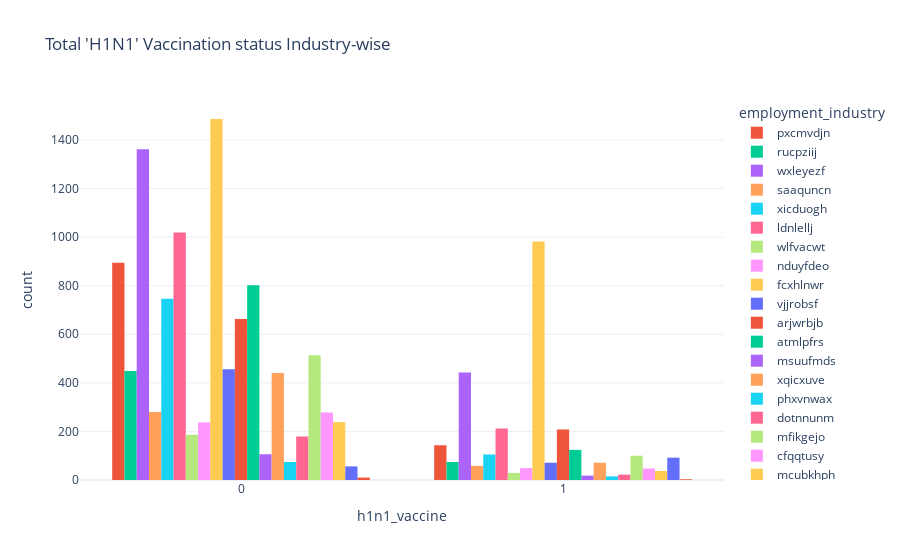

Here is the notebook cell this chart was saved with:
### Code cell
h1_industry = px.histogram(combined, x='h1n1_vaccine', color='employment_industry',
                   barmode='group', histfunc='count', template='plotly_white',
                           
                  title="Total 'H1N1' Vaccination status Industry-wise")

h1_industry.show()

### Figure 1 — Plotly figure (JSON) as saved in the notebook; plotly's stock layout.template omitted (floating-point values rounded to 4 significant figures; data arrays with more than 128 entries replaced by an {"elided": "..."} marker saying what was removed)
{"data": [{"alignmentgroup": "True", "bingroup": "x", "histfunc": "count", "hovertemplate": "employment_industry=pxcmvdjn<br>h1n1_vaccine=%{x}<br>count=%{y}<extra></extra>", "legendgroup": "pxcmvdjn", "marker": {"color": "#EF553B", "pattern": {"shape": ""}}, "name": "pxcmvdjn", "offsetgroup": "pxcmvdjn", "orientation": "v", "showlegend": true, "type": "histogram", "x": {"elided": "1037 int values"}, "xaxis": "x", "yaxis": "y"}, {"alignmentgroup": "True", "bingroup": "x", "histfunc": "count", "hovertemplate": "employment_industry=rucpziij<br>h1n1_vaccine=%{x}<br>count=%{y}<extra></extra>", "legendgroup": "rucpziij", "marker": {"color": "#00cc96", "pattern": {"shape": ""}}, "name": "rucpziij", "offsetgroup": "rucpziij", "orientation": "v", "showlegend": true, "type": "histogram", "x": {"elided": "523 int values"}, "xaxis": "x", "yaxis": "y"}, {"alignmentgroup": "True", "bingroup": "x", "histfunc": "count", "hovertemplate": "employment_industry=wxleyezf<br>h1n1_vaccine=%{x}<br>count=%{y}<extra></extra>", "legendgroup": "wxleyezf", "marker": {"color": "#ab63fa", "pattern": {"shape": ""}}, "name": "wxleyezf", "offsetgroup": "wxleyezf", "orientation": "v", "showlegend": true, "type": "histogram", "x": {"elided": "1804 int values"}, "xaxis": "x", "yaxis": "y"}, {"alignmentgroup": "True", "bingroup": "x", "histfunc": "count", "hovertemplate": "employment_industry=saaquncn<br>h1n1_vaccine=%{x}<br>count=%{y}<extra></extra>", "legendgroup": "saaquncn", "marker": {"color": "#FFA15A", "pattern": {"shape": ""}}, "name": "saaquncn", "offsetgroup": "saaquncn", "orientation": "v", "showlegend": true, "type": "histogram", "x": {"elided": "338 int values"}, "xaxis": "x", "yaxis": "y"}, {"alignmentgroup": "True", "bingroup": "x", "histfunc": "count", "hovertemplate": "employment_industry=xicduogh<br>h1n1_vaccine=%{x}<br>count=%{y}<extra></extra>", "legendgroup": "xicduogh", "marker": {"color": "#19d3f3", "pattern": {"shape": ""}}, "name": "xicduogh", "offsetgroup": "xicduogh", "orientation": "v", "showlegend": true, "type": "histogram", "x": {"elided": "851 int values"}, "xaxis": "x", "yaxis": "y"}, {"alignmentgroup": "True", "bingroup": "x", "histfunc": "count", "hovertemplate": "employment_industry=ldnlellj<br>h1n1_vaccine=%{x}<br>count=%{y}<extra></extra>", "legendgroup": "ldnlellj", "marker": {"color": "#FF6692", "pattern": {"shape": ""}}, "name": "ldnlellj", "offsetgroup": "ldnlellj", "orientation": "v", "showlegend": true, "type": "histogram", "x": {"elided": "1231 int values"}, "xaxis": "x", "yaxis": "y"}, {"alignmentgroup": "True", "bingroup": "x", "histfunc": "count", "hovertemplate": "employment_industry=wlfvacwt<br>h1n1_vaccine=%{x}<br>count=%{y}<extra></extra>", "legendgroup": "wlfvacwt", "marker": {"color": "#B6E880", "pattern": {"shape": ""}}, "name": "wlfvacwt", "offsetgroup": "wlfvacwt", "orientation": "v", "showlegend": true, "type": "histogram", "x": {"elided": "215 int values"}, "xaxis": "x", "yaxis": "y"}, {"alignmentgroup": "True", "bingroup": "x", "histfunc": "count", "hovertemplate": "employment_industry=nduyfdeo<br>h1n1_vaccine=%{x}<br>count=%{y}<extra></extra>", "legendgroup": "nduyfdeo", "marker": {"color": "#FF97FF", "pattern": {"shape": ""}}, "name": "nduyfdeo", "offsetgroup": "nduyfdeo", "orientation": "v", "showlegend": true, "type": "histogram", "x": {"elided": "286 int values"}, "xaxis": "x", "yaxis": "y"}, {"alignmentgroup": "True", "bingroup": "x", "histfunc": "count", "hovertemplate": "employment_industry=fcxhlnwr<br>h1n1_vaccine=%{x}<br>count=%{y}<extra></extra>", "legendgroup": "fcxhlnwr", "marker": {"color": "#FECB52", "pattern": {"shape": ""}}, "name": "fcxhlnwr", "offsetgroup": "fcxhlnwr", "orientation": "v", "showlegend": true, "type": "histogram", "x": {"elided": "2468 int values"}, "xaxis": "x", "yaxis": "y"}, {"alignmentgroup": "True", "bingroup": "x", "histfunc": "count", "hovertemplate": "employment_industry=vjjrobsf<br>h1n1_vaccine=%{x}<br>count=%{y}<extra></extra>", "legendgroup": "vjjrobsf", "marker": {"color": "#636efa", "pattern": {"shape": ""}}, "name": "vjjrobsf", "offsetgroup": "vjjrobsf", "orientation": "v", "showlegend": true, "type": "histogram", "x": {"elided": "527 int values"}, "xaxis": "x", "yaxis": "y"}, {"alignmentgroup": "True", "bingroup": "x", "histfunc": "count", "hovertemplate": "employment_industry=arjwrbjb<br>h1n1_vaccine=%{x}<br>count=%{y}<extra></extra>", "legendgroup": "arjwrbjb", "marker": {"color": "#EF553B", "pattern": {"shape": ""}}, "name": "arjwrbjb", "offsetgroup": "arjwrbjb", "orientation": "v", "showlegend": true, "type": "histogram", "x": {"elided": "871 int values"}, "xaxis": "x", "yaxis": "y"}, {"alignmentgroup": "True", "bingroup": "x", "histfunc": "count", "hovertemplate": "employment_industry=atmlpfrs<br>h1n1_vaccine=%{x}<br>count=%{y}<extra></extra>", "legendgroup": "atmlpfrs", "marker": {"color": "#00cc96", "pattern": {"shape": ""}}, "name": "atmlpfrs", "offsetgroup": "atmlpfrs", "orientation": "v", "showlegend": true, "type": "histogram", "x": {"elided": "926 int values"}, "xaxis": "x", "yaxis": "y"}, {"alignmentgroup": "True", "bingroup": "x", "histfunc": "count", "hovertemplate": "employment_industry=msuufmds<br>h1n1_vaccine=%{x}<br>count=%{y}<extra></extra>", "legendgroup": "msuufmds", "marker": {"color": "#ab63fa", "pattern": {"shape": ""}}, "name": "msuufmds", "offsetgroup": "msuufmds", "orientation": "v", "showlegend": true, "type": "histogram", "x": [0, 0, 0, 0, 1, 0, 0, 0, 0, 0, 0, 0, 0, 0, 0, 0, 0, 0, 0, 0, 1, 0, 1, 1, 0, 0, 1, 0, 0, 1, 0, 0, 0, 0, 0, 0, 0, 0, 0, 0, 0, 0, 0, 0, 0, 0, 1, 0, 1, 0, 0, 0, 0, 0, 0, 0, 0, 0, 0, 0, 0, 0, 1, 0, 0, 0, 0, 0, 0, 0, 0, 1, 1, 0, 0, 0, 0, 0, 0, 0, 0, 0, 0, 0, 0, 0, 0, 0, 0, 1, 0, 0, 0, 0, 0, 0, 0, 0, 0, 1, 0, 0, 0, 0, 0, 0, 0, 0, 0, 0, 0, 1, 0, 1, 0, 1, 0, 0, 0, 1, 0, 0, 0, 1], "xaxis": "x", "yaxis": "y"}, {"alignmentgroup": "True", "bingroup": "x", "histfunc": "count", "hovertemplate": "employment_industry=xqicxuve<br>h1n1_vaccine=%{x}<br>count=%{y}<extra></extra>", "legendgroup": "xqicxuve", "marker": {"color": "#FFA15A", "pattern": {"shape": ""}}, "name": "xqicxuve", "offsetgroup": "xqicxuve", "orientation": "v", "showlegend": true, "type": "histogram", "x": {"elided": "511 int values"}, "xaxis": "x", "yaxis": "y"}, {"alignmentgroup": "True", "bingroup": "x", "histfunc": "count", "hovertemplate": "employment_industry=phxvnwax<br>h1n1_vaccine=%{x}<br>count=%{y}<extra></extra>", "legendgroup": "phxvnwax", "marker": {"color": "#19d3f3", "pattern": {"shape": ""}}, "name": "phxvnwax", "offsetgroup": "phxvnwax", "orientation": "v", "showlegend": true, "type": "histogram", "x": [1, 0, 0, 0, 0, 0, 0, 0, 0, 0, 0, 1, 0, 0, 0, 0, 0, 0, 0, 0, 0, 0, 1, 0, 0, 0, 0, 0, 0, 1, 1, 0, 1, 0, 0, 1, 0, 0, 0, 0, 1, 0, 0, 0, 0, 1, 1, 1, 1, 0, 0, 0, 0, 0, 0, 0, 0, 0, 0, 0, 0, 0, 0, 1, 0, 0, 0, 1, 0, 0, 0, 0, 0, 0, 0, 0, 0, 0, 0, 0, 0, 0, 0, 0, 0, 0, 0, 1, 0], "xaxis": "x", "yaxis": "y"}, {"alignmentgroup": "True", "bingroup": "x", "histfunc": "count", "hovertemplate": "employment_industry=dotnnunm<br>h1n1_vaccine=%{x}<br>count=%{y}<extra></extra>", "legendgroup": "dotnnunm", "marker": {"color": "#FF6692", "pattern": {"shape": ""}}, "name": "dotnnunm", "offsetgroup": "dotnnunm", "orientation": "v", "showlegend": true, "type": "histogram", "x": {"elided": "201 int values"}, "xaxis": "x", "yaxis": "y"}, {"alignmentgroup": "True", "bingroup": "x", "histfunc": "count", "hovertemplate": "employment_industry=mfikgejo<br>h1n1_vaccine=%{x}<br>count=%{y}<extra></extra>", "legendgroup": "mfikgejo", "marker": {"color": "#B6E880", "pattern": {"shape": ""}}, "name": "mfikgejo", "offsetgroup": "mfikgejo", "orientation": "v", "showlegend": true, "type": "histogram", "x": {"elided": "614 int values"}, "xaxis": "x", "yaxis": "y"}, {"alignmentgroup": "True", "bingroup": "x", "histfunc": "count", "hovertemplate": "employment_industry=cfqqtusy<br>h1n1_vaccine=%{x}<br>count=%{y}<extra></extra>", "legendgroup": "cfqqtusy", "marker": {"color": "#FF97FF", "pattern": {"shape": ""}}, "name": "cfqqtusy", "offsetgroup": "cfqqtusy", "orientation": "v", "showlegend": true, "type": "histogram", "x": {"elided": "325 int values"}, "xaxis": "x", "yaxis": "y"}, {"alignmentgroup": "True", "bingroup": "x", "histfunc": "count", "hovertemplate": "employment_industry=mcubkhph<br>h1n1_vaccine=%{x}<br>count=%{y}<extra></extra>", "legendgroup": "mcubkhph", "marker": {"color": "#FECB52", "pattern": {"shape": ""}}, "name": "mcubkhph", "offsetgroup": "mcubkhph", "orientation": "v", "showlegend": true, "type": "histogram", "x": {"elided": "275 int values"}, "xaxis": "x", "yaxis": "y"}, {"alignmentgroup": "True", "bingroup": "x", "histfunc": "count", "hovertemplate": "employment_industry=haxffmxo<br>h1n1_vaccine=%{x}<br>count=%{y}<extra></extra>", "legendgroup": "haxffmxo", "marker": {"color": "#636efa", "pattern": {"shape": ""}}, "name": "haxffmxo", "offsetgroup": "haxffmxo", "orientation": "v", "showlegend": true, "type": "histogram", "x": {"elided": "148 int values"}, "xaxis": "x", "yaxis": "y"}, {"alignmentgroup": "True", "bingroup": "x", "histfunc": "count", "hovertemplate": "employment_industry=qnlwzans<br>h1n1_vaccine=%{x}<br>count=%{y}<extra></extra>", "legendgroup": "qnlwzans", "marker": {"color": "#EF553B", "pattern": {"shape": ""}}, "name": "qnlwzans", "offsetgroup": "qnlwzans", "orientation": "v", "showlegend": true, "type": "histogram", "x": [1, 1, 0, 0, 0, 0, 1, 0, 0, 0, 0, 0, 0], "xaxis": "x", "yaxis": "y"}], "layout": {"barmode": "group", "legend": {"title": {"text": "employment_industry"}, "tracegroupgap": 0}, "title": {"text": "Total 'H1N1' Vaccination status Industry-wise"}, "xaxis": {"anchor": "y", "domain": [0, 1], "title": {"text": "h1n1_vaccine"}}, "yaxis": {"anchor": "x", "domain": [0, 1], "title": {"text": "count"}}}}
